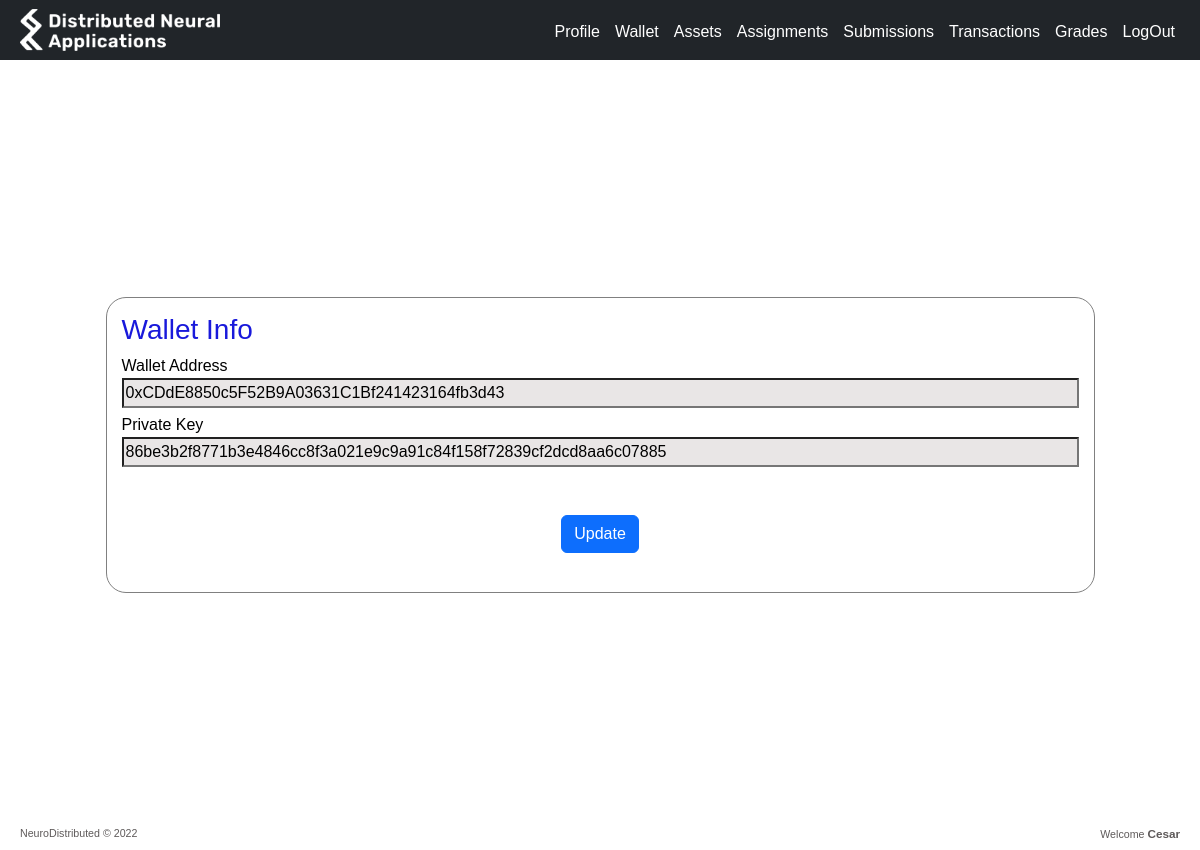
Page /wallet (signed in) on the committed database.
### webproject/models.py (models this page shows, shortened)
class Wallet(db.Model):
    id = db.Column(db.Integer, primary_key=True)
    user_id = db.Column(db.Integer)
    wallet = db.Column(db.Integer)
    privatekey = db.Column(db.Integer)

class User(UserMixin,db.Model):
    id = db.Column(db.Integer, primary_key=True)
    email = db.Column(db.String(50), unique=True)
    password = db.Column(db.String(50))
    first_name = db.Column(db.String(50))
    last_name = db.Column(db.String(50))
    student_id = db.Column(db.String(10),unique=True)
    role = db.Column(db.String(10))

### webproject/routes/main.py (the view)
@main.route('/wallet')
@login_required
def wallet():
    wallet = Wallet.query.filter_by(user_id=current_user.id).first()
    return render_template('main/wallet.html',wallet=wallet)

### webproject/templates/main/wallet.html (shortened to what this page needs)
{% extends 'base.html' %}
{% block body %}
<div class="neuro-content">
    <form class="neuro-login-form"  method="POST" action="/wallet">
        <div class="neuro-form-section">
            <h3>Wallet Info</h3>
            <div class="">
                <label for="walletaddress">Wallet Address</label>
                <input name="wallet_address" type="text" size="100" value={{ wallet.wallet }} >
            </div>
            <div class="">
                <label for="privatekey">Private Key</label>
                <input name="private_key" type="text" size=100 value={{ wallet.privatekey }}>
            </div>
            <div class="col d-flex justify-content-center mt-5">
                <button type="submit" class="btn btn-primary btn-block mb-4 btn-center">Update</button>
            </div>
        </div>
    </div>
</div>
{% endblock %}

### webproject/templates/base.html (shortened to what this page needs)
<!DOCTYPE html>
<html lang="en">
  <head>
    <link rel="stylesheet" href="/static/css/bootstrap.css" />
    <link rel="stylesheet" href="/static/css/neuro.css" />
    <link rel="stylesheet" href="/static/css/neuro-table.css" />
  </head>
  <body>
    <div class="neuro-flex-column">
      <div class="neuro-menu">{% include 'navbar.html' %} </div>
      <div class="neuro-main">
        {% block body %}
        {% endblock %}
      </div>
      <div id="footer" class="neuro-footer">
        <p> NeuroDistributed <span>&copy</span> 2022</p>
        <p>Welcome <span style="font-weight:bold; font-size: 1.1em">{{current_user.first_name}}</span></p>
      </div>
  </body>
</html>

### webproject/static/css/neuro.css (style rules this page uses)
body { background-color: white; padding-top: 0px; padding-bottom: 0px; color: black; }
.neuro-flex-column { display: flex; flex-direction: column; height: 100vh; }
.neuro-menu { height: 50px; }
.neuro-main { flex: 1; padding: 5px; justify-content: center; align-items: center; table-layout: fixed; margin-top: 20px; padding-top: 5px; }
.neuro-content { display: flex; flex-direction: column; align-items: center; justify-content: center; height: 100%; padding: 5px; }
.neuro-login-form { margin-top: 20px; padding: 8px; }
input,textarea { background-color: rgb(233, 230, 230); }
.neuro-login-form input,textarea { display: flex; flex-direction: row; margin-bottom: 5px; }
.neuro-form-section { border-style: solid; border-color: gray; border-radius: 20px; border-width: 1px; padding: 15px; margin: 10px; }
.neuro-form-section h3 { color: rgb(25, 25, 219); }
.neuro-footer { display: flex; flex-direction: row; justify-content: space-between; height: 25px; color: rgb(94, 90, 90); margin-top: 5px; margin-bottom: 5px; padding: 20px; font-size: 8pt; }

### webproject/static/css/neuro-table.css (style rules this page uses)
* { font-family: sans-serif; }

### rows in the picture
Wallet: wallet_address "0xCDdE8850c5F52B9A03631C1Bf241423164fb3d43", private_key "86be3b2f8771b3e4846cc8f3a021e9c9a91c84f158f72839cf2dcd8aa6c07885"
User: first_name "Cesar"
